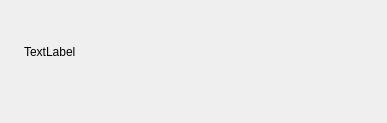
<?xml version="1.0" encoding="UTF-8"?>
<ui version="4.0">
 <class>DSMessageBox</class>
 <widget class="QDialog" name="DSMessageBox">
  <property name="geometry">
   <rect>
    <x>0</x>
    <y>0</y>
    <width>387</width>
    <height>123</height>
   </rect>
  </property>
  <property name="windowTitle">
   <string>Dialog</string>
  </property>
  <layout class="QVBoxLayout" name="verticalLayout" stretch="1,0">
   <item>
    <layout class="QHBoxLayout" name="horizontalLayout" stretch="0,1">
     <item>
      <widget class="QLabel" name="lblImage">
       <property name="text">
        <string/>
       </property>
      </widget>
     </item>
     <item>
      <widget class="QLabel" name="textBox">
       <property name="text">
        <string>TextLabel</string>
       </property>
      </widget>
     </item>
    </layout>
   </item>
   <item>
    <layout class="QHBoxLayout" name="horizontalLayout_2" stretch="1,0">
     <item>
      <layout class="QHBoxLayout" name="horizontalLayout_4">
       <item>
        <spacer name="leftSpacer">
         <property name="orientation">
          <enum>Qt::Horizontal</enum>
         </property>
         <property name="sizeHint" stdset="0">
          <size>
           <width>40</width>
           <height>20</height>
          </size>
         </property>
        </spacer>
       </item>
      </layout>
     </item>
     <item>
      <layout class="QHBoxLayout" name="buttonBoxLayout"/>
     </item>
    </layout>
   </item>
  </layout>
 </widget>
 <resources/>
 <connections/>
</ui>
